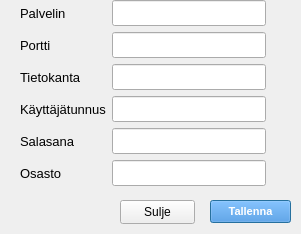
<?xml version="1.0" encoding="UTF-8"?>
<ui version="4.0">
 <class>Dialog</class>
 <widget class="QDialog" name="Dialog">
  <property name="geometry">
   <rect>
    <x>0</x>
    <y>0</y>
    <width>301</width>
    <height>234</height>
   </rect>
  </property>
  <property name="windowTitle">
   <string>Dialog</string>
  </property>
  <property name="windowIcon">
   <iconset theme="applications-development"/>
  </property>
  <widget class="QPushButton" name="saveSettingspushButton">
   <property name="geometry">
    <rect>
     <x>210</x>
     <y>200</y>
     <width>81</width>
     <height>23</height>
    </rect>
   </property>
   <property name="font">
    <font>
     <pointsize>8</pointsize>
     <bold>true</bold>
    </font>
   </property>
   <property name="cursor">
    <cursorShape>PointingHandCursor</cursorShape>
   </property>
   <property name="toolTip">
    <string>&lt;html&gt;&lt;head/&gt;&lt;body&gt;&lt;p&gt;&lt;span style=&quot; font-size:10pt;&quot;&gt;Tallentaa asetukset tiedostoon&lt;/span&gt;&lt;/p&gt;&lt;/body&gt;&lt;/html&gt;</string>
   </property>
   <property name="styleSheet">
    <string notr="true">background-color: rgb(57, 136, 220);
color: rgb(255, 255, 255);</string>
   </property>
   <property name="text">
    <string>Tallenna</string>
   </property>
  </widget>
  <widget class="QPushButton" name="closePushButton">
   <property name="geometry">
    <rect>
     <x>120</x>
     <y>200</y>
     <width>75</width>
     <height>24</height>
    </rect>
   </property>
   <property name="text">
    <string>Sulje</string>
   </property>
  </widget>
  <widget class="QWidget" name="">
   <property name="geometry">
    <rect>
     <x>20</x>
     <y>0</y>
     <width>246</width>
     <height>190</height>
    </rect>
   </property>
   <layout class="QFormLayout" name="formLayout">
    <item row="0" column="0">
     <layout class="QVBoxLayout" name="verticalLayout_2">
      <item>
       <widget class="QLabel" name="ServerLabel">
        <property name="font">
         <font>
          <pointsize>10</pointsize>
         </font>
        </property>
        <property name="text">
         <string>Palvelin</string>
        </property>
       </widget>
      </item>
      <item>
       <widget class="QLabel" name="portLabel">
        <property name="font">
         <font>
          <pointsize>10</pointsize>
         </font>
        </property>
        <property name="text">
         <string>Portti</string>
        </property>
       </widget>
      </item>
      <item>
       <widget class="QLabel" name="databaseLabel">
        <property name="font">
         <font>
          <pointsize>10</pointsize>
         </font>
        </property>
        <property name="text">
         <string>Tietokanta</string>
        </property>
       </widget>
      </item>
      <item>
       <widget class="QLabel" name="userLabel">
        <property name="font">
         <font>
          <pointsize>10</pointsize>
         </font>
        </property>
        <property name="text">
         <string>Käyttäjätunnus</string>
        </property>
       </widget>
      </item>
      <item>
       <widget class="QLabel" name="passwordLabel">
        <property name="font">
         <font>
          <pointsize>10</pointsize>
         </font>
        </property>
        <property name="text">
         <string>Salasana</string>
        </property>
       </widget>
      </item>
      <item>
       <widget class="QLabel" name="departmentLabel">
        <property name="font">
         <font>
          <pointsize>10</pointsize>
         </font>
        </property>
        <property name="text">
         <string>Osasto</string>
        </property>
       </widget>
      </item>
     </layout>
    </item>
    <item row="0" column="1">
     <layout class="QVBoxLayout" name="verticalLayout">
      <item>
       <widget class="QLineEdit" name="serverLineEdit">
        <property name="font">
         <font>
          <pointsize>11</pointsize>
         </font>
        </property>
        <property name="toolTip">
         <string>&lt;html&gt;&lt;head/&gt;&lt;body&gt;&lt;p&gt;&lt;span style=&quot; font-size:10pt;&quot;&gt;Palvelimen nimi tai IP-osoite&lt;/span&gt;&lt;/p&gt;&lt;/body&gt;&lt;/html&gt;</string>
        </property>
       </widget>
      </item>
      <item>
       <widget class="QLineEdit" name="portLineEdit">
        <property name="font">
         <font>
          <pointsize>11</pointsize>
         </font>
        </property>
        <property name="toolTip">
         <string>&lt;html&gt;&lt;head/&gt;&lt;body&gt;&lt;p&gt;&lt;span style=&quot; font-size:10pt;&quot;&gt;Palvelimen porttinumero&lt;/span&gt;&lt;/p&gt;&lt;/body&gt;&lt;/html&gt;</string>
        </property>
       </widget>
      </item>
      <item>
       <widget class="QLineEdit" name="databaseLineEdit">
        <property name="font">
         <font>
          <pointsize>11</pointsize>
         </font>
        </property>
        <property name="toolTip">
         <string>&lt;html&gt;&lt;head/&gt;&lt;body&gt;&lt;p&gt;&lt;span style=&quot; font-size:10pt;&quot;&gt;Tietokannan nimi&lt;/span&gt;&lt;/p&gt;&lt;/body&gt;&lt;/html&gt;</string>
        </property>
       </widget>
      </item>
      <item>
       <widget class="QLineEdit" name="userLineEdit">
        <property name="font">
         <font>
          <pointsize>11</pointsize>
         </font>
        </property>
        <property name="toolTip">
         <string>&lt;html&gt;&lt;head/&gt;&lt;body&gt;&lt;p&gt;&lt;span style=&quot; font-size:10pt;&quot;&gt;Sovelluksen käyttäjätunnus&lt;/span&gt;&lt;/p&gt;&lt;/body&gt;&lt;/html&gt;</string>
        </property>
       </widget>
      </item>
      <item>
       <widget class="QLineEdit" name="paswordLineEdit">
        <property name="font">
         <font>
          <pointsize>11</pointsize>
         </font>
        </property>
        <property name="toolTip">
         <string>&lt;html&gt;&lt;head/&gt;&lt;body&gt;&lt;p&gt;&lt;span style=&quot; font-size:10pt;&quot;&gt;Salasana&lt;/span&gt;&lt;/p&gt;&lt;/body&gt;&lt;/html&gt;</string>
        </property>
        <property name="echoMode">
         <enum>QLineEdit::EchoMode::PasswordEchoOnEdit</enum>
        </property>
       </widget>
      </item>
      <item>
       <widget class="QLineEdit" name="departmentLineEdit">
        <property name="font">
         <font>
          <pointsize>11</pointsize>
         </font>
        </property>
        <property name="toolTip">
         <string>&lt;html&gt;&lt;head/&gt;&lt;body&gt;&lt;p&gt;&lt;span style=&quot; font-size:10pt;&quot;&gt;Salasana&lt;/span&gt;&lt;/p&gt;&lt;/body&gt;&lt;/html&gt;</string>
        </property>
        <property name="echoMode">
         <enum>QLineEdit::EchoMode::PasswordEchoOnEdit</enum>
        </property>
       </widget>
      </item>
     </layout>
    </item>
   </layout>
  </widget>
 </widget>
 <resources/>
 <connections/>
</ui>
